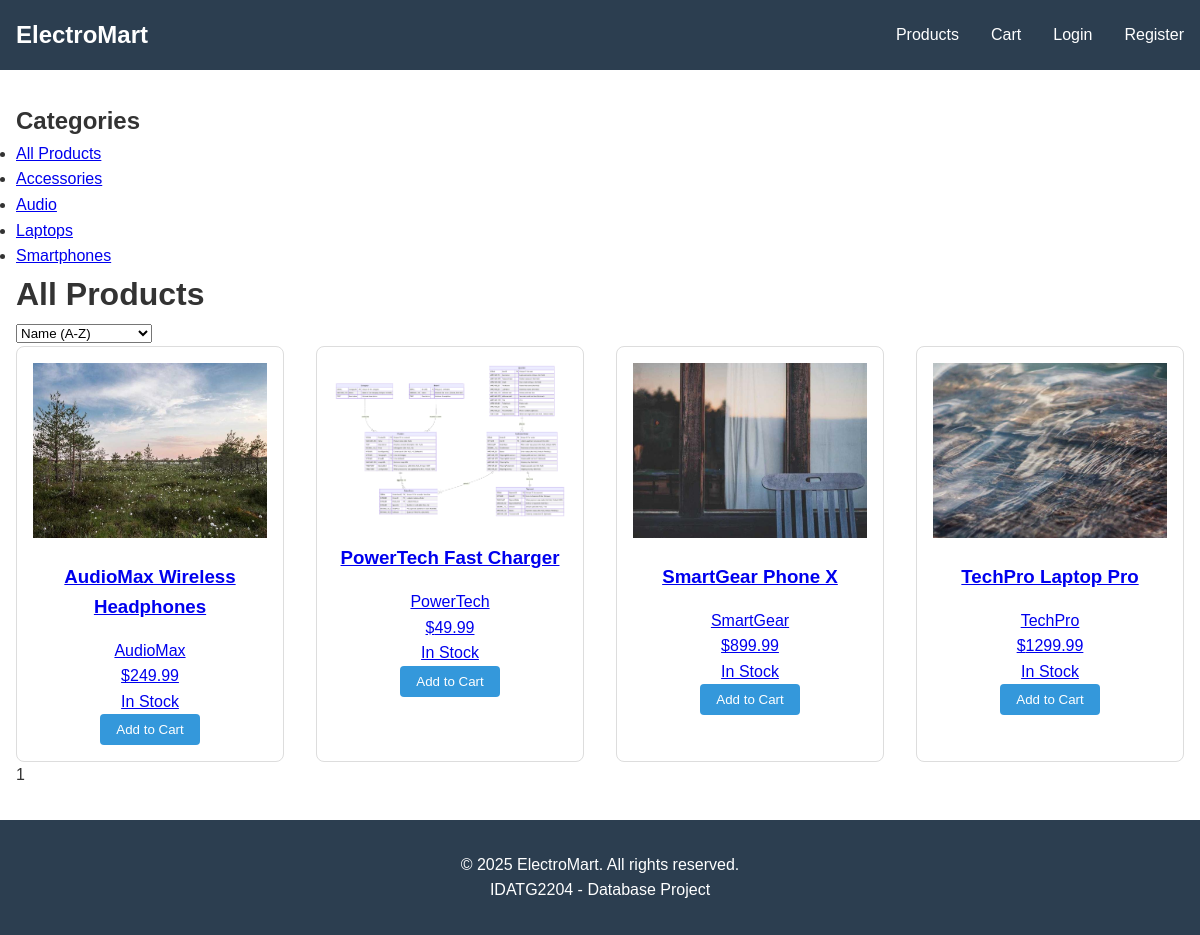
/products, run on an earlier commit of the app's database.
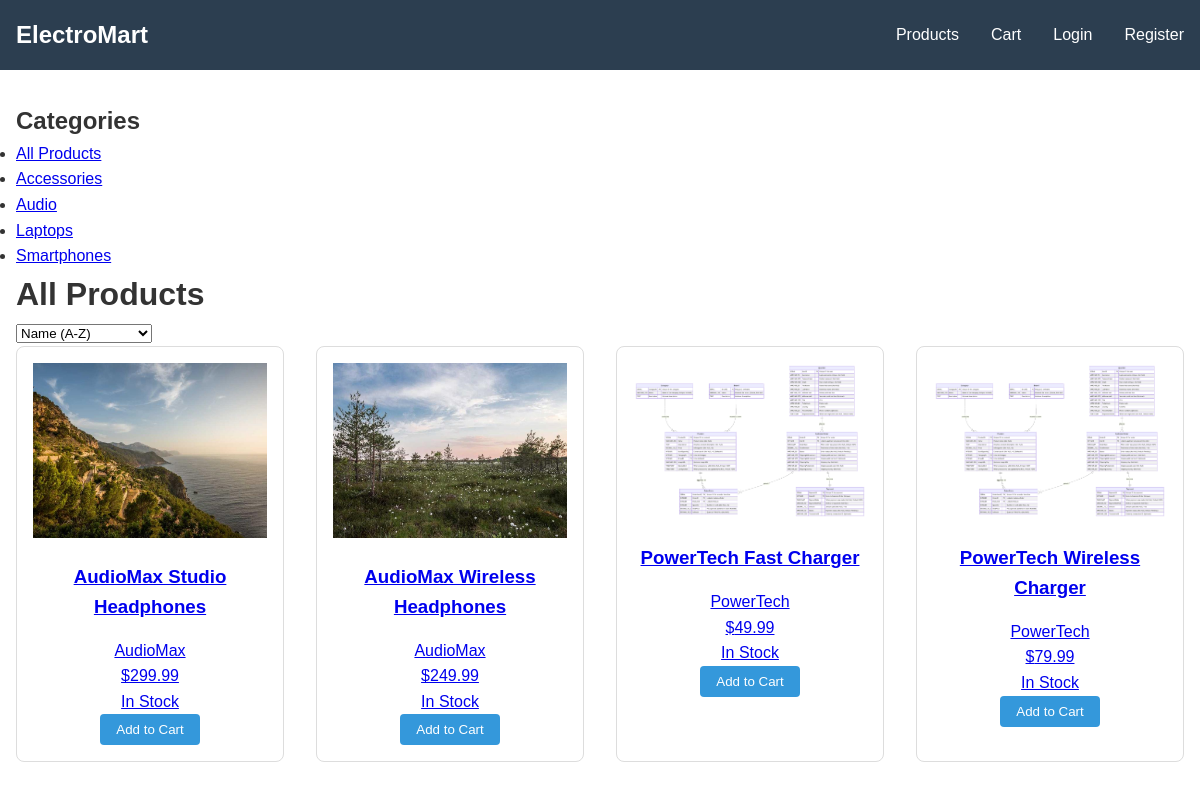
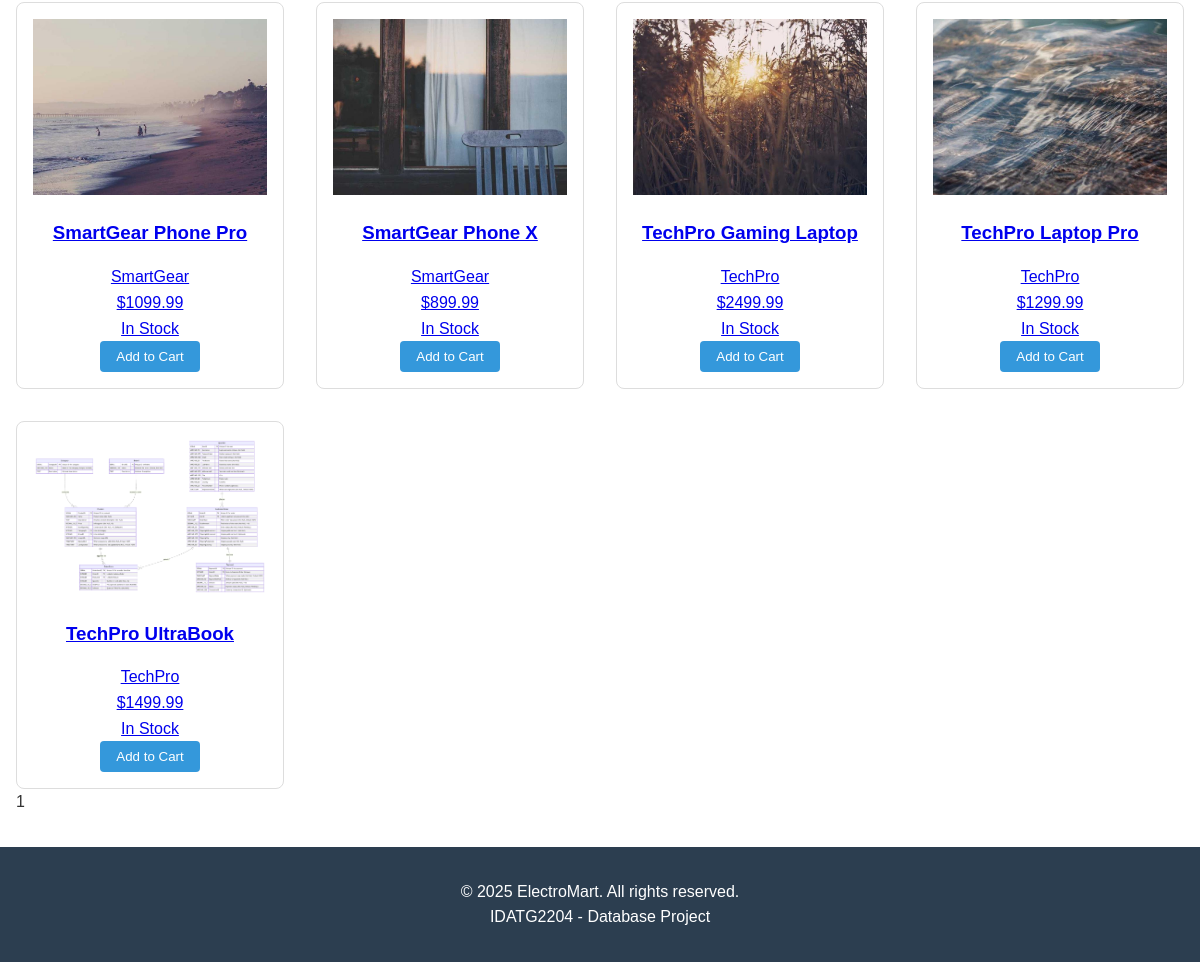
And on a later commit of the database (2 pictures, top to bottom).
### app/models.py (models this page shows)
class Category(db.Model):
    __tablename__ = 'categories'
    CategoryID = db.Column(db.Integer, primary_key=True)
    Name = db.Column(db.String(100), nullable=False, unique=True)
    Description = db.Column(db.Text)
    products = db.relationship('Product', backref='category', lazy=True)

class Product(db.Model):
    __tablename__ = 'products'
    ProductID = db.Column(db.Integer, primary_key=True)
    Name = db.Column(db.String(255), nullable=False)
    Description = db.Column(db.Text, nullable=False)
    Price = db.Column(db.Numeric(10, 2), nullable=False)
    StockQuantity = db.Column(db.Integer, nullable=False, default=0)
    CategoryID = db.Column(db.Integer, db.ForeignKey('categories.CategoryID'), nullable=False)
    BrandID = db.Column(db.Integer, db.ForeignKey('brands.BrandID'), nullable=False)
    ImageURL = db.Column(db.String(255))
    DateAdded = db.Column(db.DateTime(timezone=True), default=datetime.utcnow)
    LastUpdated = db.Column(db.DateTime(timezone=True), default=datetime.utcnow, onupdate=datetime.utcnow)
    order_items = db.relationship('OrderItem', backref='product', lazy=True)

class Brand(db.Model):
    __tablename__ = 'brands'
    BrandID = db.Column(db.Integer, primary_key=True)
    Name = db.Column(db.String(100), nullable=False, unique=True)
    Description = db.Column(db.Text)
    products = db.relationship('Product', backref='brand', lazy=True)

### app/routes.py (the view)
@bp.route('/products')
def products():
    page = request.args.get('page', 1, type=int)
    category_id = request.args.get('category_id', type=int)
    sort = request.args.get('sort', 'name_asc')
    query = Product.query
    current_category_name = "All Products"
    if category_id:
        category = Category.query.get_or_404(category_id)
        query = query.filter(Product.CategoryID == category_id)
        current_category_name = category.Name
    if sort == 'name_desc':
        query = query.order_by(Product.Name.desc())
    elif sort == 'price_asc':
        query = query.order_by(Product.Price.asc())
    elif sort == 'price_desc':
        query = query.order_by(Product.Price.desc())
    elif sort == 'newest':
        query = query.order_by(Product.DateAdded.desc())
    else:  # name_asc
        query = query.order_by(Product.Name.asc())
    try:
        products_pagination = query.paginate(page=page, per_page=12, error_out=False)
        products_on_page = products_pagination.items
    except Exception as e:
        flash('Could not load products at the moment.', 'warning')
        products_pagination = None
        products_on_page = []
    categories = Category.query.order_by(Category.Name.asc()).all()
    return render_template('products.html',
                           title='Products',
                           products=products_on_page,
                           pagination=products_pagination,
                           categories=categories,
                           current_category_name=current_category_name,
                           selected_category_id=category_id)

### app/templates/products.html (shortened to what this page needs)
{% extends "base.html" %}
{% block content %}
<div class="products-container">
    <div class="sidebar">
        <h2>Categories</h2>
        <ul class="category-list">
            <li {% if not selected_category_id %}class="active"{% endif %}>
                <a href="{{ url_for('main_routes.products') }}">All Products</a>
            </li>
            {% for category in categories %}
                <li {% if selected_category_id == category.CategoryID %}class="active"{% endif %}>
                    <a href="{{ url_for('main_routes.products', category_id=category.CategoryID) }}">
                        {{ category.Name }}
                    </a>
                </li>
            {% endfor %}
        </ul>
    </div>
    <div class="main-content">
        <div class="products-header">
            <h1>{{ current_category_name }}</h1>
            <div class="sort-filter">
                <select name="sort" id="sort-select" onchange="updateSort(this.value)">
                    <option value="name_asc">Name (A-Z)</option>
                </select>
            </div>
        </div>
        {% if products %}
            <div class="product-grid">
                {% for product in products %}
                    <div class="product-card">
                        <a href="{{ url_for('main_routes.product_detail', product_id=product.ProductID) }}" class="product-link">
                            <div class="product-image">
                                {% if product.ImageURL %}
                                    <img src="{{ product.ImageURL }}" alt="{{ product.Name }}">
                                {% else %}
                                    <img src="{{ url_for('static', filename='images/placeholder.png') }}" alt="No image available">
                                {% endif %}
                            </div>
                            <div class="product-info">
                                <h3>{{ product.Name }}</h3>
                                <p class="product-brand">{{ product.brand.Name }}</p>
                                <p class="product-price">${{ "%.2f"|format(product.Price) }}</p>
                                {% if product.StockQuantity > 0 %}
                                    <p class="stock in-stock">In Stock</p>
                                {% else %}
                                    <p class="stock out-of-stock">Out of Stock</p>
                                {% endif %}
                            </div>
                        </a>
                        {% if product.StockQuantity > 0 %}
                            <form action="{{ url_for('main_routes.add_to_cart', product_id=product.ProductID) }}" method="POST" class="add-to-cart-form">
                                <button type="submit" class="btn btn-primary">Add to Cart</button>
                            </form>
                        {% else %}
                            <button class="btn btn-disabled" disabled>Out of Stock</button>
                        {% endif %}
                    </div>
                {% endfor %}
            </div>
            {% if pagination %}
                <div class="pagination">
                    {% for page_num in pagination.iter_pages(left_edge=2, left_current=2, right_current=3, right_edge=2) %}
                        {% if page_num %}
                            {% if page_num == pagination.page %}
                                <span class="current-page">{{ page_num }}</span>
                            {% else %}
                                <a href="{{ url_for('main_routes.products', page=page_num, category_id=selected_category_id) }}" class="page-num">{{ page_num }}</a>
                            {% endif %}
                        {% else %}
                            <span class="ellipsis">…</span>
                        {% endif %}
                    {% endfor %}
                </div>
            {% endif %}
        {% else %}
            <div class="no-products">
                <p>No products found in this category.</p>
            </div>
        {% endif %}
    </div>
</div>
{% endblock %}

### app/templates/base.html (shortened to what this page needs)
<!DOCTYPE html>
<html lang="en">
<head>
    <link rel="stylesheet" href="{{ url_for('static', filename='css/style.css') }}">
</head>
<body>
    <header>
        <nav>
            <div class="logo">
                <a href="{{ url_for('main_routes.index') }}">ElectroMart</a>
            </div>
            <ul>
                <li><a href="{{ url_for('main_routes.products') }}">Products</a></li>
                <li><a href="{{ url_for('main_routes.cart') }}">Cart</a></li>
                {% if current_user.is_authenticated %}
                    <li><a href="{{ url_for('auth.order_history') }}">Order History</a></li>
                    <li><a href="{{ url_for('auth.logout') }}">Logout ({{ current_user.username }})</a></li>
                {% else %}
                    <li><a href="{{ url_for('auth.login') }}">Login</a></li>
                    <li><a href="{{ url_for('auth.register') }}">Register</a></li>
                {% endif %}
            </ul>
        </nav>
    </header>
    <main class="container">
        {% block content %}
        {% endblock %}
    </main>
    <footer>
        <p>&copy; 2025 ElectroMart. All rights reserved.</p>
        <p>IDATG2204 - Database Project</p>
    </footer>
</body>
</html>

### app/static/css/style.css (style rules this page uses)
* { margin: 0; padding: 0; box-sizing: border-box; }
body { font-family: Arial, sans-serif; line-height: 1.6; color: #333; }
header { background-color: #2c3e50; padding: 1rem 0; }
nav { max-width: 1200px; margin: 0 auto; display: flex; justify-content: space-between; align-items: center; padding: 0 1rem; }
.logo a { color: white; text-decoration: none; font-size: 1.5rem; font-weight: bold; }
nav ul { display: flex; list-style: none; }
nav ul li { margin-left: 2rem; }
nav ul li a { color: white; text-decoration: none; }
.container { max-width: 1200px; margin: 2rem auto; padding: 0 1rem; }
.product-grid { display: grid; grid-template-columns: repeat(auto-fill, minmax(250px, 1fr)); gap: 2rem; }
.product-card { border: 1px solid #ddd; border-radius: 8px; padding: 1rem; text-align: center; }
.product-card img { max-width: 100%; height: auto; }
.product-card h3 { margin: 1rem 0; }
.btn { display: inline-block; padding: 0.5rem 1rem; border: none; border-radius: 4px; cursor: pointer; text-decoration: none; }
.btn-primary { background-color: #3498db; color: white; }
footer { background-color: #2c3e50; color: white; text-align: center; padding: 2rem 0; margin-top: 2rem; }

What changed in the data, as far as the page shows it:
added Product: ImageURL (picture), Name "AudioMax Studio Headphones", brand.Name "AudioMax", Price "299.99", StockQuantity "In Stock"
added Product: Name "PowerTech Wireless Charger", brand.Name "PowerTech", Price "79.99", StockQuantity "In Stock"
added Product: ImageURL (picture), Name "SmartGear Phone Pro", brand.Name "SmartGear", Price "1099.99", StockQuantity "In Stock"
added Product: ImageURL (picture), Name "TechPro Gaming Laptop", brand.Name "TechPro", Price "2499.99", StockQuantity "In Stock"
added Product: Name "TechPro UltraBook", brand.Name "TechPro", Price "1499.99", StockQuantity "In Stock"
